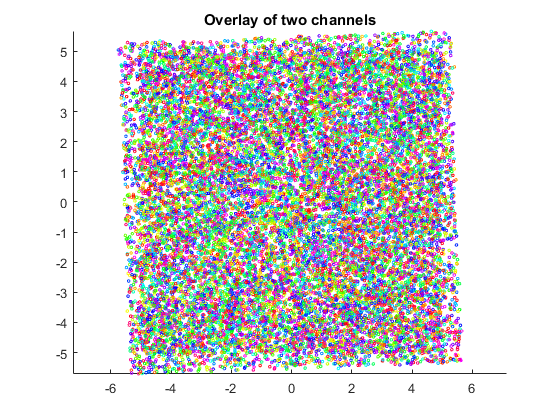
%> input picture 2-Channel Codes/overlay.bmp, 560 x 420 px
$ octave region_measure_2.m   (GNU Octave 9; MATLAB toolbox functions it lacks are replaced by stand-ins)
%> lines starting %> are read from the running program, lines starting %| are printed output that depends on the picture; in (x1, y1, x2, y2) boxes, pixels count from 0 and x2, y2 are one past the last pixel; in counts of white or black regions, pixels touching at a corner belong together; the program's own positions count from 1
%%%%%%%%%%%%%%%%%%%%%%%%%%%%%%%%%%%%%%%%%%%%%%%%%%%%%%%%%%%%%%%%%%%%%%%%%%%
% Region Measurer
% Allows user to crop a region then create a bit map based off a density
% plot to allow matlab to use the region_props function
%
%
% 9/17/15 AJN LW
%%%%%%%%%%%%%%%%%%%%%%%%%%%%%%%%%%%%%%%%%%%%%%%%%%%%%%%%%%%%%%%%%%%%%%%%%%%
clear all
close all
clc

% numovert = 15;  %number of verticies used to select a cell
% grid_size = 30; % in nm
q =1 ;%pixel size in nm

[fname, fpath] = uigetfile('*.tif','Select a rendered file');  % grab file to be analyzed
%> the answer given: ../../2-Channel Codes/overlay.bmp
cd(fpath);
i2 = imread([fpath,fname]); %load desired file
%> i2 is the input picture: size 420x560x3 uint8; mean R, G, B 210.4, 210.2, 210.5

i1 = rgb2gray(i2);
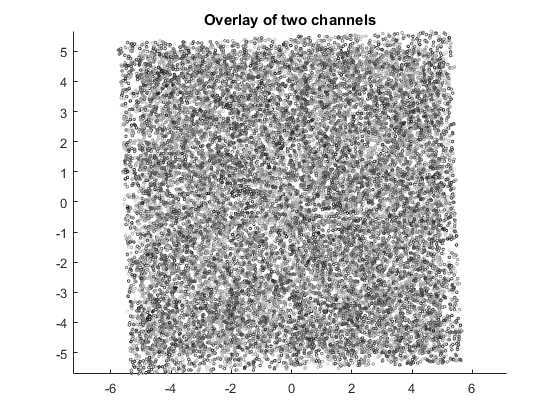
%> i1: size 420x560 uint8; min 0, max 255, mean 210.3
%% Show the data
% [66 lines of commented-out code are left out]

%% Divide molecules into grids
% [6 lines of commented-out code are left out]

clear i  % free counting variable

%% Density filtering
% this is a two step process where the grid size is doubled from chosen
% value and a density filter is performed. The grid size is then haved and
% the density filter is performed again on the remaining molecules
% build density matrix over all molecules in previously drawn polygon
% for i = 1:numel(xf_in)
%     x_ind = find(Xgrid(1,:) > xf_in(i)*1000, 1, 'first') - 1;
%     y_ind = find(Ygrid(:,1) > yf_in(i)*1000, 1, 'first') - 1;
%     dens(y_ind,x_ind) = dens(y_ind,x_ind) + 1;
% end

%% Density filtering by threshold
threshold = 5;
[row, col] = find(i1 < threshold);   %find molecules below threshold
%> row = 287 values from 16 to 28; col = 287 values from 206 to 375
filt_dens = i1;

for j = 1:numel(row)  % I don't know why, but without this loop program freezes
    filt_dens(row(j),col(j)) = 0; % loop over indecies and set to 0
end
%> filt_dens: size 420x560 uint8; 0.01% of pixels changed, all inside (x1, y1, x2, y2) = (205, 15, 353, 26)
imagesc(filt_dens); % show image
title(['Density image filtered at ', num2str(threshold)]);
axis equal

%% Allow user to select density threshold
try
    while true %repeat until user chooses to move on
        s = input(['Your threshold is ', num2str(threshold), ', use this value? y/n: '], 's');
        if s == 'y' || s == 'Y'
            break
        else %if user selects to chose new threshold rerun at new threshold
            threshold = input('Enter new threshold: ');
            [row, col] = find(i1 < threshold);
            filt_dens = i1;
            for j = 1:numel(row)
                filt_dens(row(j),col(j)) = 0;
            end
            dens_filt = medfilt2(filt_dens,[5,5]);
            [row, col] = find(dens_filt < threshold);
            for j = 1:numel(row)
                dens_filt(row(j),col(j)) = 0;
            end
            imagesc(dens_filt);
            axis equal
            title(['Density image filtered at ', num2str(threshold)]);
        end
    end
%> this loop made 1 pass; the answer given on pass 1: y
%> after the loop, row = 287 values, max 28 at index 95, min 16 at index 10, mean 21.67; threshold = 5
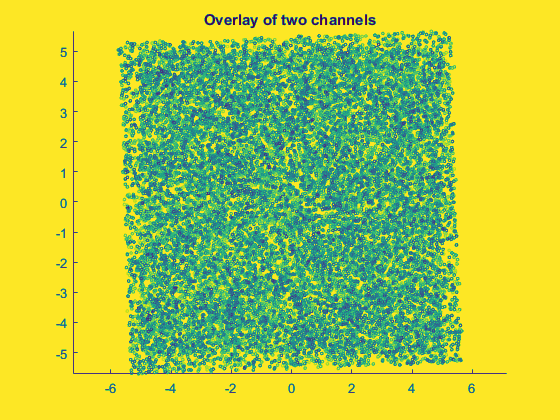
%> displayed picture: size 420x560x3, on the screen's scale of 0 to 255; mean R, G, B 174.3, 201.8, 70.9
catch lasterr
end


%% Build Binary image for processing
%> (the run ends here)
